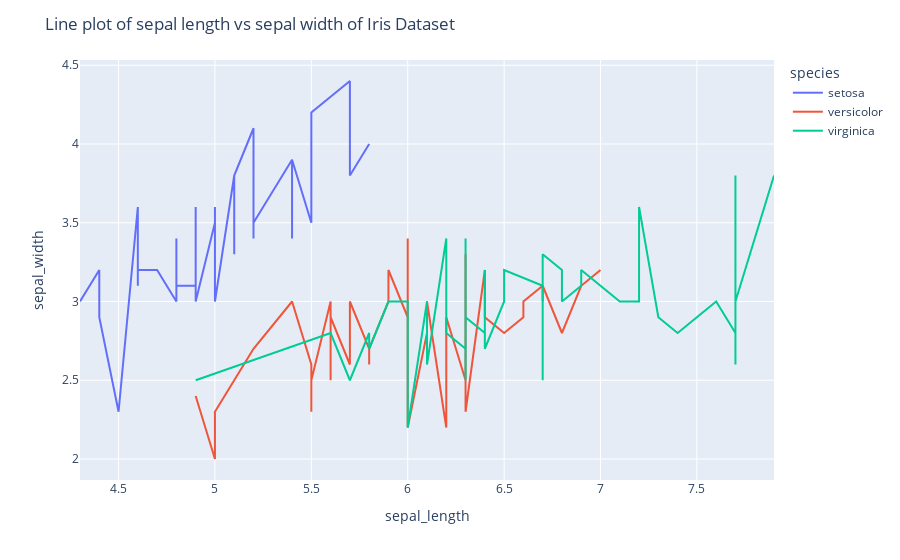

Here is the notebook cell this chart was saved with:
### Markdown cell above
# 2. Line Plot

### Code cell
import plotly.express as px
df_line = df.sort_values(by=['sepal_length'])

fig2 = px.line(df_line, x='sepal_length', y='sepal_width', color='species')
fig2.update_layout(title='Line plot of sepal length vs sepal width of Iris Dataset')
fig2.show()
# Save the plot 
fig2.write_image("output/08_Lineplot.png", scale=3)

### Figure 1 — Plotly figure (JSON) as saved in the notebook; plotly's stock layout.template omitted (floating-point values rounded to 4 significant figures)
{"data": [{"hovertemplate": "species=setosa<br>sepal_length=%{x}<br>sepal_width=%{y}<extra></extra>", "legendgroup": "setosa", "line": {"color": "#636efa", "dash": "solid"}, "marker": {"symbol": "circle"}, "mode": "lines", "name": "setosa", "orientation": "v", "showlegend": true, "type": "scatter", "x": [4.3, 4.4, 4.4, 4.4, 4.5, 4.6, 4.6, 4.6, 4.6, 4.7, 4.7, 4.8, 4.8, 4.8, 4.8, 4.8, 4.9, 4.9, 4.9, 4.9, 5, 5, 5, 5, 5, 5, 5, 5, 5.1, 5.1, 5.1, 5.1, 5.1, 5.1, 5.1, 5.1, 5.2, 5.2, 5.2, 5.3, 5.4, 5.4, 5.4, 5.4, 5.4, 5.5, 5.5, 5.7, 5.7, 5.8], "xaxis": "x", "y": [3, 3.2, 3, 2.9, 2.3, 3.6, 3.1, 3.4, 3.2, 3.2, 3.2, 3, 3, 3.4, 3.4, 3.1, 3.1, 3.1, 3.6, 3, 3.5, 3.4, 3.3, 3.2, 3.5, 3.4, 3.6, 3, 3.8, 3.8, 3.5, 3.4, 3.5, 3.3, 3.7, 3.8, 4.1, 3.4, 3.5, 3.7, 3.9, 3.4, 3.4, 3.7, 3.9, 3.5, 4.2, 4.4, 3.8, 4], "yaxis": "y"}, {"hovertemplate": "species=versicolor<br>sepal_length=%{x}<br>sepal_width=%{y}<extra></extra>", "legendgroup": "versicolor", "line": {"color": "#EF553B", "dash": "solid"}, "marker": {"symbol": "circle"}, "mode": "lines", "name": "versicolor", "orientation": "v", "showlegend": true, "type": "scatter", "x": [4.9, 5, 5, 5.1, 5.2, 5.4, 5.5, 5.5, 5.5, 5.5, 5.5, 5.6, 5.6, 5.6, 5.6, 5.6, 5.7, 5.7, 5.7, 5.7, 5.7, 5.8, 5.8, 5.8, 5.9, 5.9, 6, 6, 6, 6, 6.1, 6.1, 6.1, 6.1, 6.2, 6.2, 6.3, 6.3, 6.3, 6.4, 6.4, 6.5, 6.6, 6.6, 6.7, 6.7, 6.7, 6.8, 6.9, 7], "xaxis": "x", "y": [2.4, 2, 2.3, 2.5, 2.7, 3, 2.6, 2.3, 2.4, 2.4, 2.5, 3, 3, 2.5, 2.7, 2.9, 2.6, 2.9, 2.8, 2.8, 3, 2.7, 2.6, 2.7, 3, 3.2, 2.9, 2.7, 3.4, 2.2, 2.8, 2.9, 2.8, 3, 2.2, 2.9, 2.5, 3.3, 2.3, 3.2, 2.9, 2.8, 2.9, 3, 3.1, 3, 3.1, 2.8, 3.1, 3.2], "yaxis": "y"}, {"hovertemplate": "species=virginica<br>sepal_length=%{x}<br>sepal_width=%{y}<extra></extra>", "legendgroup": "virginica", "line": {"color": "#00cc96", "dash": "solid"}, "marker": {"symbol": "circle"}, "mode": "lines", "name": "virginica", "orientation": "v", "showlegend": true, "type": "scatter", "x": [4.9, 5.6, 5.7, 5.8, 5.8, 5.8, 5.9, 6, 6, 6.1, 6.1, 6.2, 6.2, 6.3, 6.3, 6.3, 6.3, 6.3, 6.3, 6.4, 6.4, 6.4, 6.4, 6.4, 6.5, 6.5, 6.5, 6.5, 6.7, 6.7, 6.7, 6.7, 6.7, 6.8, 6.8, 6.9, 6.9, 6.9, 7.1, 7.2, 7.2, 7.2, 7.3, 7.4, 7.6, 7.7, 7.7, 7.7, 7.7, 7.9], "xaxis": "x", "y": [2.5, 2.8, 2.5, 2.8, 2.7, 2.7, 3, 3, 2.2, 3, 2.6, 3.4, 2.8, 2.7, 2.5, 2.8, 3.3, 3.4, 2.9, 2.8, 2.8, 3.1, 3.2, 2.7, 3, 3, 3, 3.2, 3.1, 2.5, 3.3, 3, 3.3, 3.2, 3, 3.1, 3.1, 3.2, 3, 3, 3.2, 3.6, 2.9, 2.8, 3, 2.8, 2.6, 3.8, 3, 3.8], "yaxis": "y"}], "layout": {"legend": {"title": {"text": "species"}, "tracegroupgap": 0}, "margin": {"t": 60}, "title": {"text": "Line plot of sepal length vs sepal width of Iris Dataset"}, "xaxis": {"anchor": "y", "domain": [0, 1], "title": {"text": "sepal_length"}}, "yaxis": {"anchor": "x", "domain": [0, 1], "title": {"text": "sepal_width"}}}}
